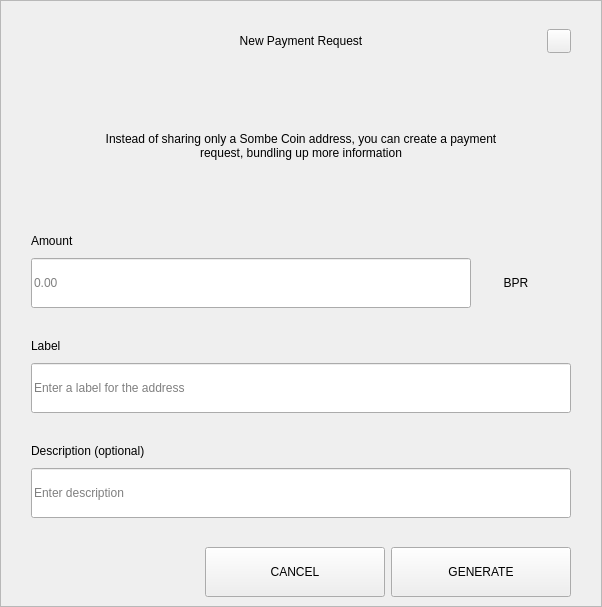
<?xml version="1.0" encoding="UTF-8"?>
<ui version="4.0">
 <class>RequestDialog</class>
 <widget class="QDialog" name="RequestDialog">
  <property name="geometry">
   <rect>
    <x>0</x>
    <y>0</y>
    <width>602</width>
    <height>607</height>
   </rect>
  </property>
  <property name="windowTitle">
   <string>Dialog</string>
  </property>
  <layout class="QVBoxLayout" name="verticalLayout_5">
   <property name="spacing">
    <number>0</number>
   </property>
   <property name="leftMargin">
    <number>0</number>
   </property>
   <property name="topMargin">
    <number>0</number>
   </property>
   <property name="rightMargin">
    <number>0</number>
   </property>
   <property name="bottomMargin">
    <number>0</number>
   </property>
   <item>
    <widget class="QFrame" name="frame">
     <property name="styleSheet">
      <string notr="true"/>
     </property>
     <property name="frameShape">
      <enum>QFrame::StyledPanel</enum>
     </property>
     <property name="frameShadow">
      <enum>QFrame::Raised</enum>
     </property>
     <layout class="QVBoxLayout" name="verticalLayout_4" stretch="1,0,0">
      <property name="spacing">
       <number>0</number>
      </property>
      <property name="leftMargin">
       <number>30</number>
      </property>
      <property name="topMargin">
       <number>20</number>
      </property>
      <property name="rightMargin">
       <number>30</number>
      </property>
      <property name="bottomMargin">
       <number>0</number>
      </property>
      <item>
       <layout class="QHBoxLayout" name="horizontalLayout_3">
        <property name="spacing">
         <number>0</number>
        </property>
        <item>
         <spacer name="horizontalSpacer_21">
          <property name="orientation">
           <enum>Qt::Horizontal</enum>
          </property>
          <property name="sizeHint" stdset="0">
           <size>
            <width>40</width>
            <height>20</height>
           </size>
          </property>
         </spacer>
        </item>
        <item>
         <widget class="QLabel" name="labelTitle">
          <property name="minimumSize">
           <size>
            <width>0</width>
            <height>40</height>
           </size>
          </property>
          <property name="maximumSize">
           <size>
            <width>16777215</width>
            <height>40</height>
           </size>
          </property>
          <property name="styleSheet">
           <string notr="true">padding-left:24px;</string>
          </property>
          <property name="text">
           <string>New Payment Request</string>
          </property>
          <property name="alignment">
           <set>Qt::AlignCenter</set>
          </property>
          <property name="margin">
           <number>7</number>
          </property>
         </widget>
        </item>
        <item>
         <spacer name="horizontalSpacer">
          <property name="orientation">
           <enum>Qt::Horizontal</enum>
          </property>
          <property name="sizeHint" stdset="0">
           <size>
            <width>40</width>
            <height>20</height>
           </size>
          </property>
         </spacer>
        </item>
        <item>
         <widget class="QPushButton" name="btnEsc">
          <property name="minimumSize">
           <size>
            <width>24</width>
            <height>24</height>
           </size>
          </property>
          <property name="maximumSize">
           <size>
            <width>24</width>
            <height>24</height>
           </size>
          </property>
          <property name="focusPolicy">
           <enum>Qt::NoFocus</enum>
          </property>
          <property name="text">
           <string/>
          </property>
         </widget>
        </item>
       </layout>
      </item>
      <item>
       <widget class="QStackedWidget" name="stack">
        <property name="minimumSize">
         <size>
          <width>540</width>
          <height>0</height>
         </size>
        </property>
        <property name="maximumSize">
         <size>
          <width>540</width>
          <height>16777215</height>
         </size>
        </property>
        <property name="currentIndex">
         <number>0</number>
        </property>
        <widget class="QWidget" name="page_1">
         <property name="minimumSize">
          <size>
           <width>540</width>
           <height>0</height>
          </size>
         </property>
         <property name="maximumSize">
          <size>
           <width>540</width>
           <height>16777215</height>
          </size>
         </property>
         <layout class="QVBoxLayout" name="layout1">
          <property name="spacing">
           <number>0</number>
          </property>
          <property name="leftMargin">
           <number>0</number>
          </property>
          <property name="topMargin">
           <number>0</number>
          </property>
          <property name="rightMargin">
           <number>0</number>
          </property>
          <property name="bottomMargin">
           <number>0</number>
          </property>
          <item>
           <spacer name="verticalSpacer_21">
            <property name="orientation">
             <enum>Qt::Vertical</enum>
            </property>
            <property name="sizeType">
             <enum>QSizePolicy::Fixed</enum>
            </property>
            <property name="sizeHint" stdset="0">
             <size>
              <width>20</width>
              <height>30</height>
             </size>
            </property>
           </spacer>
          </item>
          <item alignment="Qt::AlignHCenter">
           <widget class="QLabel" name="labelMessage">
            <property name="minimumSize">
             <size>
              <width>400</width>
              <height>50</height>
             </size>
            </property>
            <property name="text">
             <string>Instead of sharing only a Sombe Coin address, you can create a payment request, bundling up more information</string>
            </property>
            <property name="alignment">
             <set>Qt::AlignCenter</set>
            </property>
            <property name="wordWrap">
             <bool>true</bool>
            </property>
           </widget>
          </item>
          <item alignment="Qt::AlignBottom">
           <widget class="QWidget" name="containerAmount" native="true">
            <layout class="QVBoxLayout" name="verticalLayout">
             <property name="spacing">
              <number>9</number>
             </property>
             <property name="leftMargin">
              <number>0</number>
             </property>
             <property name="topMargin">
              <number>0</number>
             </property>
             <property name="rightMargin">
              <number>0</number>
             </property>
             <property name="bottomMargin">
              <number>0</number>
             </property>
             <item>
              <widget class="QLabel" name="labelSubtitleAmount">
               <property name="minimumSize">
                <size>
                 <width>350</width>
                 <height>16</height>
                </size>
               </property>
               <property name="maximumSize">
                <size>
                 <width>16777215</width>
                 <height>16</height>
                </size>
               </property>
               <property name="text">
                <string>Amount</string>
               </property>
              </widget>
             </item>
             <item alignment="Qt::AlignTop">
              <widget class="QWidget" name="layoutAmount" native="true">
               <layout class="QHBoxLayout" name="horizontalLayout" stretch="2,0">
                <property name="spacing">
                 <number>0</number>
                </property>
                <property name="leftMargin">
                 <number>0</number>
                </property>
                <property name="topMargin">
                 <number>0</number>
                </property>
                <property name="rightMargin">
                 <number>0</number>
                </property>
                <property name="bottomMargin">
                 <number>0</number>
                </property>
                <item>
                 <widget class="QLineEdit" name="lineEditAmount">
                  <property name="minimumSize">
                   <size>
                    <width>0</width>
                    <height>50</height>
                   </size>
                  </property>
                  <property name="maximumSize">
                   <size>
                    <width>16777215</width>
                    <height>50</height>
                   </size>
                  </property>
                  <property name="placeholderText">
                   <string notr="true">0.00</string>
                  </property>
                 </widget>
                </item>
                <item>
                 <widget class="QWidget" name="comboContainer" native="true">
                  <property name="minimumSize">
                   <size>
                    <width>100</width>
                    <height>50</height>
                   </size>
                  </property>
                  <property name="maximumSize">
                   <size>
                    <width>16777215</width>
                    <height>50</height>
                   </size>
                  </property>
                  <layout class="QHBoxLayout" name="horizontalLayout_31">
                   <property name="spacing">
                    <number>0</number>
                   </property>
                   <property name="leftMargin">
                    <number>0</number>
                   </property>
                   <property name="topMargin">
                    <number>0</number>
                   </property>
                   <property name="rightMargin">
                    <number>10</number>
                   </property>
                   <property name="bottomMargin">
                    <number>0</number>
                   </property>
                   <item>
                    <widget class="QLabel" name="comboBoxCoin">
                     <property name="text">
                      <string>BPR</string>
                     </property>
                     <property name="alignment">
                      <set>Qt::AlignCenter</set>
                     </property>
                    </widget>
                   </item>
                  </layout>
                 </widget>
                </item>
               </layout>
              </widget>
             </item>
            </layout>
           </widget>
          </item>
          <item>
           <spacer name="verticalSpacer_31">
            <property name="orientation">
             <enum>Qt::Vertical</enum>
            </property>
            <property name="sizeType">
             <enum>QSizePolicy::Fixed</enum>
            </property>
            <property name="sizeHint" stdset="0">
             <size>
              <width>20</width>
              <height>30</height>
             </size>
            </property>
           </spacer>
          </item>
          <item>
           <layout class="QVBoxLayout" name="verticalLayoutLabel">
            <property name="spacing">
             <number>9</number>
            </property>
            <item>
             <widget class="QLabel" name="labelSubtitleLabel">
              <property name="minimumSize">
               <size>
                <width>0</width>
                <height>16</height>
               </size>
              </property>
              <property name="maximumSize">
               <size>
                <width>16777215</width>
                <height>16</height>
               </size>
              </property>
              <property name="text">
               <string>Label</string>
              </property>
             </widget>
            </item>
            <item>
             <widget class="QLineEdit" name="lineEditLabel">
              <property name="minimumSize">
               <size>
                <width>0</width>
                <height>50</height>
               </size>
              </property>
              <property name="maximumSize">
               <size>
                <width>16777215</width>
                <height>50</height>
               </size>
              </property>
              <property name="placeholderText">
               <string>Enter a label for the address</string>
              </property>
             </widget>
            </item>
           </layout>
          </item>
          <item>
           <spacer name="verticalSpacer_34">
            <property name="orientation">
             <enum>Qt::Vertical</enum>
            </property>
            <property name="sizeType">
             <enum>QSizePolicy::Fixed</enum>
            </property>
            <property name="sizeHint" stdset="0">
             <size>
              <width>20</width>
              <height>30</height>
             </size>
            </property>
           </spacer>
          </item>
          <item>
           <layout class="QVBoxLayout" name="verticalLayoutDescription">
            <property name="spacing">
             <number>9</number>
            </property>
            <item>
             <widget class="QLabel" name="labelSubtitleDescription">
              <property name="minimumSize">
               <size>
                <width>0</width>
                <height>16</height>
               </size>
              </property>
              <property name="maximumSize">
               <size>
                <width>16777215</width>
                <height>16</height>
               </size>
              </property>
              <property name="text">
               <string>Description (optional)</string>
              </property>
             </widget>
            </item>
            <item>
             <widget class="QLineEdit" name="lineEditDescription">
              <property name="minimumSize">
               <size>
                <width>0</width>
                <height>50</height>
               </size>
              </property>
              <property name="maximumSize">
               <size>
                <width>16777215</width>
                <height>50</height>
               </size>
              </property>
              <property name="placeholderText">
               <string>Enter description</string>
              </property>
             </widget>
            </item>
            <item>
             <spacer name="verticalSpacer_4">
              <property name="orientation">
               <enum>Qt::Vertical</enum>
              </property>
              <property name="sizeType">
               <enum>QSizePolicy::Fixed</enum>
              </property>
              <property name="sizeHint" stdset="0">
               <size>
                <width>20</width>
                <height>20</height>
               </size>
              </property>
             </spacer>
            </item>
           </layout>
          </item>
         </layout>
        </widget>
        <widget class="QWidget" name="page_2">
         <layout class="QVBoxLayout" name="layout2">
          <item>
           <spacer name="verticalSpacer_5">
            <property name="orientation">
             <enum>Qt::Vertical</enum>
            </property>
            <property name="sizeType">
             <enum>QSizePolicy::Fixed</enum>
            </property>
            <property name="sizeHint" stdset="0">
             <size>
              <width>20</width>
              <height>50</height>
             </size>
            </property>
           </spacer>
          </item>
          <item alignment="Qt::AlignHCenter">
           <widget class="QLabel" name="labelQrImg">
            <property name="minimumSize">
             <size>
              <width>260</width>
              <height>260</height>
             </size>
            </property>
            <property name="maximumSize">
             <size>
              <width>260</width>
              <height>260</height>
             </size>
            </property>
            <property name="text">
             <string/>
            </property>
            <property name="alignment">
             <set>Qt::AlignCenter</set>
            </property>
           </widget>
          </item>
          <item>
           <spacer name="verticalSpacer_2">
            <property name="orientation">
             <enum>Qt::Vertical</enum>
            </property>
            <property name="sizeType">
             <enum>QSizePolicy::Fixed</enum>
            </property>
            <property name="sizeHint" stdset="0">
             <size>
              <width>20</width>
              <height>30</height>
             </size>
            </property>
           </spacer>
          </item>
          <item alignment="Qt::AlignHCenter">
           <widget class="QLabel" name="labelAddress">
            <property name="text">
             <string>M6tGR83SQbie1SW72hjcWJvFfip5krte2Z </string>
            </property>
           </widget>
          </item>
          <item>
           <spacer name="verticalSpacer_32">
            <property name="orientation">
             <enum>Qt::Vertical</enum>
            </property>
            <property name="sizeType">
             <enum>QSizePolicy::Expanding</enum>
            </property>
            <property name="sizeHint" stdset="0">
             <size>
              <width>20</width>
              <height>20</height>
             </size>
            </property>
           </spacer>
          </item>
          <item>
           <layout class="QHBoxLayout" name="horizontal">
            <property name="leftMargin">
             <number>20</number>
            </property>
            <property name="rightMargin">
             <number>20</number>
            </property>
            <property name="bottomMargin">
             <number>20</number>
            </property>
            <item>
             <spacer name="horizontalSpacer_4">
              <property name="orientation">
               <enum>Qt::Horizontal</enum>
              </property>
              <property name="sizeHint" stdset="0">
               <size>
                <width>40</width>
                <height>20</height>
               </size>
              </property>
             </spacer>
            </item>
            <item>
             <widget class="QPushButton" name="btnCopyAddress">
              <property name="minimumSize">
               <size>
                <width>180</width>
                <height>50</height>
               </size>
              </property>
              <property name="text">
               <string>COPY ADDRESS</string>
              </property>
             </widget>
            </item>
            <item>
             <widget class="QPushButton" name="btnCopyUrl">
              <property name="minimumSize">
               <size>
                <width>180</width>
                <height>50</height>
               </size>
              </property>
              <property name="text">
               <string>COPY URL</string>
              </property>
             </widget>
            </item>
            <item>
             <spacer name="horizontalSpacer_2">
              <property name="orientation">
               <enum>Qt::Horizontal</enum>
              </property>
              <property name="sizeHint" stdset="0">
               <size>
                <width>40</width>
                <height>20</height>
               </size>
              </property>
             </spacer>
            </item>
           </layout>
          </item>
         </layout>
        </widget>
       </widget>
      </item>
      <item>
       <widget class="QWidget" name="buttonsStack" native="true">
        <layout class="QHBoxLayout" name="horizontalLayout_5">
         <property name="leftMargin">
          <number>20</number>
         </property>
         <property name="rightMargin">
          <number>0</number>
         </property>
         <item>
          <spacer name="horizontalSpacer_41">
           <property name="orientation">
            <enum>Qt::Horizontal</enum>
           </property>
           <property name="sizeHint" stdset="0">
            <size>
             <width>40</width>
             <height>20</height>
            </size>
           </property>
          </spacer>
         </item>
         <item>
          <widget class="QPushButton" name="btnCancel">
           <property name="minimumSize">
            <size>
             <width>180</width>
             <height>50</height>
            </size>
           </property>
           <property name="focusPolicy">
            <enum>Qt::NoFocus</enum>
           </property>
           <property name="text">
            <string>CANCEL</string>
           </property>
          </widget>
         </item>
         <item>
          <widget class="QPushButton" name="btnSave">
           <property name="minimumSize">
            <size>
             <width>180</width>
             <height>50</height>
            </size>
           </property>
           <property name="focusPolicy">
            <enum>Qt::NoFocus</enum>
           </property>
           <property name="text">
            <string>GENERATE</string>
           </property>
          </widget>
         </item>
        </layout>
       </widget>
      </item>
     </layout>
    </widget>
   </item>
  </layout>
 </widget>
 <resources/>
 <connections/>
</ui>
